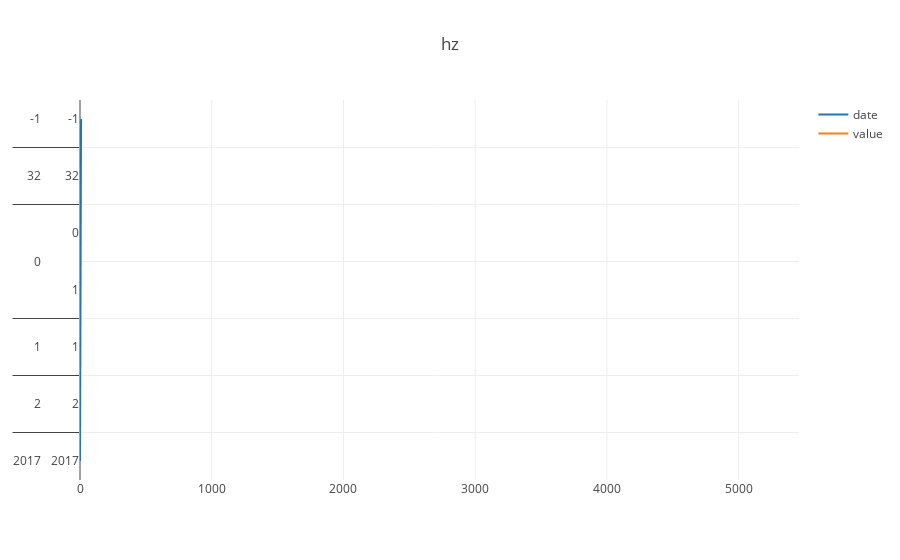

This figure's notebook cell:
### Code cell
from plotly.offline import download_plotlyjs, init_notebook_mode, plot, iplot
from plotly import graph_objs as go
init_notebook_mode(connected = True)

def plotly_df(df, title = ''):
    data = []

    for column in df.columns:
        trace = go.Scatter(
            x = df.index,
            y = df[column],
            mode = 'lines',
            name = column
        )
        data.append(trace)

    layout = dict(title = title)
    fig = dict(data = data, layout = layout)
    iplot(fig, show_link=False)

#dataset = pd.read_csv('hour_online.csv', index_col=['Time'], parse_dates=['Time'])
plotly_df(data_df, title = "hz")

### Figure 1 — Plotly figure (JSON) as saved in the notebook; plotly's stock layout.template omitted (floating-point values rounded to 4 significant figures; data arrays with more than 128 entries replaced by an {"elided": "..."} marker saying what was removed)
{"data": [{"mode": "lines", "name": "date", "type": "scatter", "x": {"elided": "5459 int values"}, "y": {"elided": "5459x9 int values"}}, {"mode": "lines", "name": "value", "type": "scatter", "x": {"elided": "5459 int values"}, "y": {"elided": "5459 str values"}}], "layout": {"title": "hz"}}
